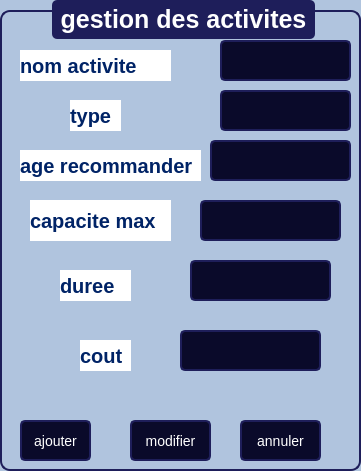
     <widget class="QGroupBox" name="groupBox_24">
      <property name="geometry">
       <rect>
        <x>470</x>
        <y>130</y>
        <width>361</width>
        <height>471</height>
       </rect>
      </property>
      <property name="styleSheet">
       <string notr="true">QGroupBox {
    font-family: &quot;Arial&quot;;
    font-size: 25px;
    font-weight: bold;
    color: #0A0A2A;
    border: 2px solid #1E1E5A;
    border-radius: 10px;
    margin-top: 10px;
    background-color: #B0C4DE;
}

QGroupBox::title {
    subcontrol-origin: margin;
    subcontrol-position: top center;
    padding: 5px;
    background-color: #1E1E5A;
    color: white;
    border-radius: 5px;
}
</string>
      </property>
      <property name="title">
       <string>gestion des activites</string>
      </property>
      <widget class="QLabel" name="label_151">
       <property name="geometry">
        <rect>
         <x>20</x>
         <y>50</y>
         <width>151</width>
         <height>31</height>
        </rect>
       </property>
       <property name="styleSheet">
        <string notr="true">QLabel {
	background-color: rgb(255, 255, 255);
	color: rgb(255, 255, 255);
    font-size: 20px;
    font-weight: bold;
    color: #002366;  /* Bleu foncé */
}</string>
       </property>
       <property name="text">
        <string>nom activite</string>
       </property>
      </widget>
      <widget class="QLabel" name="label_152">
       <property name="geometry">
        <rect>
         <x>70</x>
         <y>100</y>
         <width>51</width>
         <height>31</height>
        </rect>
       </property>
       <property name="styleSheet">
        <string notr="true">QLabel {
	background-color: rgb(255, 255, 255);
	font: 6pt &quot;Segoe UI&quot;;
    font-size: 20px;
    font-weight: bold;
    color: #002366;  /* Bleu foncé */
}
</string>
       </property>
       <property name="text">
        <string>type</string>
       </property>
      </widget>
      <widget class="QLabel" name="label_153">
       <property name="geometry">
        <rect>
         <x>20</x>
         <y>150</y>
         <width>181</width>
         <height>31</height>
        </rect>
       </property>
       <property name="styleSheet">
        <string notr="true">QLabel {
	background-color: rgb(255, 255, 255);
	alternate-background-color: rgb(255, 255, 255);
    font-size: 20px;
    font-weight: bold;
    color: #002366;  /* Bleu foncé */
}</string>
       </property>
       <property name="text">
        <string>age recommander</string>
       </property>
      </widget>
      <widget class="QLineEdit" name="lineEdit_47">
       <property name="geometry">
        <rect>
         <x>220</x>
         <y>40</y>
         <width>131</width>
         <height>41</height>
        </rect>
       </property>
       <property name="styleSheet">
        <string notr="true">QLineEdit, QDateTimeEdit {
    font-family: &quot;Arial&quot;;
    font-size: 14px;
    color: white;
    background-color: #0A0A2A;
    border: 2px solid #1E1E5A;
    border-radius: 5px;
    padding: 5px;
}

QPushButton {
    font-family: &quot;Arial Black&quot;;
    font-size: 14px;
    color: white;
    background-color: #0A0A2A;
    border: 2px solid #1E1E5A;
    border-radius: 5px;
    padding: 5px;
}

QPushButton:hover {
    background-color: #1E1E5A;
}
</string>
       </property>
      </widget>
      <widget class="QLineEdit" name="l2_27">
       <property name="geometry">
        <rect>
         <x>220</x>
         <y>90</y>
         <width>131</width>
         <height>41</height>
        </rect>
       </property>
       <property name="styleSheet">
        <string notr="true">QLineEdit, QDateTimeEdit {
    font-family: &quot;Arial&quot;;
    font-size: 14px;
    color: white;
    background-color: #0A0A2A;
    border: 2px solid #1E1E5A;
    border-radius: 5px;
    padding: 5px;
}

QPushButton {
    font-family: &quot;Arial Black&quot;;
    font-size: 14px;
    color: white;
    background-color: #0A0A2A;
    border: 2px solid #1E1E5A;
    border-radius: 5px;
    padding: 5px;
}

QPushButton:hover {
    background-color: #1E1E5A;
}

</string>
       </property>
      </widget>
      <widget class="QLabel" name="label_155">
       <property name="geometry">
        <rect>
         <x>30</x>
         <y>200</y>
         <width>141</width>
         <height>41</height>
        </rect>
       </property>
       <property name="styleSheet">
        <string notr="true">QLabel {
	background-color: rgb(255, 255, 255);
    font-size: 20px;
    font-weight: bold;
    color: #002366;  /* Bleu foncé */
}</string>
       </property>
       <property name="text">
        <string>capacite max</string>
       </property>
      </widget>
      <widget class="QLineEdit" name="l2_28">
       <property name="geometry">
        <rect>
         <x>200</x>
         <y>200</y>
         <width>141</width>
         <height>41</height>
        </rect>
       </property>
       <property name="styleSheet">
        <string notr="true">QLineEdit, QDateTimeEdit {
    font-family: &quot;Arial&quot;;
    font-size: 14px;
    color: white;
    background-color: #0A0A2A;
    border: 2px solid #1E1E5A;
    border-radius: 5px;
    padding: 5px;
}

QPushButton {
    font-family: &quot;Arial Black&quot;;
    font-size: 14px;
    color: white;
    background-color: #0A0A2A;
    border: 2px solid #1E1E5A;
    border-radius: 5px;
    padding: 5px;
}

QPushButton:hover {
    background-color: #1E1E5A;
}

</string>
       </property>
      </widget>
      <widget class="QLabel" name="label_156">
       <property name="geometry">
        <rect>
         <x>60</x>
         <y>270</y>
         <width>71</width>
         <height>31</height>
        </rect>
       </property>
       <property name="styleSheet">
        <string notr="true">QLabel {
	background-color: rgb(255, 255, 255);
	font: 6pt &quot;Segoe UI&quot;;
    font-size: 20px;
    font-weight: bold;
    color: #002366;  /* Bleu foncé */
}
</string>
       </property>
       <property name="text">
        <string>duree</string>
       </property>
      </widget>
      <widget class="QLineEdit" name="l2_29">
       <property name="geometry">
        <rect>
         <x>190</x>
         <y>260</y>
         <width>141</width>
         <height>41</height>
        </rect>
       </property>
       <property name="styleSheet">
        <string notr="true">QLineEdit, QDateTimeEdit {
    font-family: &quot;Arial&quot;;
    font-size: 14px;
    color: white;
    background-color: #0A0A2A;
    border: 2px solid #1E1E5A;
    border-radius: 5px;
    padding: 5px;
}

QPushButton {
    font-family: &quot;Arial Black&quot;;
    font-size: 14px;
    color: white;
    background-color: #0A0A2A;
    border: 2px solid #1E1E5A;
    border-radius: 5px;
    padding: 5px;
}

QPushButton:hover {
    background-color: #1E1E5A;
}

</string>
       </property>
      </widget>
      <widget class="QLabel" name="label_157">
       <property name="geometry">
        <rect>
         <x>80</x>
         <y>340</y>
         <width>51</width>
         <height>31</height>
        </rect>
       </property>
       <property name="styleSheet">
        <string notr="true">QLabel {
	background-color: rgb(255, 255, 255);
	font: 6pt &quot;Segoe UI&quot;;
    font-size: 20px;
    font-weight: bold;
    color: #002366;  /* Bleu foncé */
}
</string>
       </property>
       <property name="text">
        <string>cout</string>
       </property>
      </widget>
      <widget class="QLineEdit" name="l2_30">
       <property name="geometry">
        <rect>
         <x>180</x>
         <y>330</y>
         <width>141</width>
         <height>41</height>
        </rect>
       </property>
       <property name="styleSheet">
        <string notr="true">QLineEdit, QDateTimeEdit {
    font-family: &quot;Arial&quot;;
    font-size: 14px;
    color: white;
    background-color: #0A0A2A;
    border: 2px solid #1E1E5A;
    border-radius: 5px;
    padding: 5px;
}

QPushButton {
    font-family: &quot;Arial Black&quot;;
    font-size: 14px;
    color: white;
    background-color: #0A0A2A;
    border: 2px solid #1E1E5A;
    border-radius: 5px;
    padding: 5px;
}

QPushButton:hover {
    background-color: #1E1E5A;
}

</string>
       </property>
      </widget>
      <widget class="QPushButton" name="pushButton_142">
       <property name="geometry">
        <rect>
         <x>20</x>
         <y>420</y>
         <width>71</width>
         <height>41</height>
        </rect>
       </property>
       <property name="styleSheet">
        <string notr="true">QLineEdit, QDateTimeEdit {
    font-family: &quot;Arial&quot;;
    font-size: 14px;
    color: white;
    background-color: #0A0A2A;
    border: 2px solid #1E1E5A;
    border-radius: 5px;
    padding: 5px;
}

QPushButton {
    font-family: &quot;Arial Black&quot;;
    font-size: 14px;
    color: white;
    background-color: #0A0A2A;
    border: 2px solid #1E1E5A;
    border-radius: 5px;
    padding: 5px;
}

QPushButton:hover {
    background-color: #1E1E5A;
}
</string>
       </property>
       <property name="text">
        <string>ajouter</string>
       </property>
       <property name="icon">
        <iconset>
         <normaloff>:/icons/icones/addition.png</normaloff>:/icons/icones/addition.png</iconset>
       </property>
       <property name="iconSize">
        <size>
         <width>20</width>
         <height>20</height>
        </size>
       </property>
      </widget>
      <widget class="QPushButton" name="pushButton_143">
       <property name="geometry">
        <rect>
         <x>130</x>
         <y>420</y>
         <width>81</width>
         <height>41</height>
        </rect>
       </property>
       <property name="styleSheet">
        <string notr="true">QLineEdit, QDateTimeEdit {
    font-family: &quot;Arial&quot;;
    font-size: 14px;
    color: white;
    background-color: #0A0A2A;
    border: 2px solid #1E1E5A;
    border-radius: 5px;
    padding: 5px;
}

QPushButton {
    font-family: &quot;Arial Black&quot;;
    font-size: 14px;
    color: white;
    background-color: #0A0A2A;
    border: 2px solid #1E1E5A;
    border-radius: 5px;
    padding: 5px;
}

QPushButton:hover {
    background-color: #1E1E5A;
}
</string>
       </property>
       <property name="text">
        <string>modifier</string>
       </property>
       <property name="icon">
        <iconset>
         <normaloff>:/icons/icones/addition.png</normaloff>:/icons/icones/addition.png</iconset>
       </property>
       <property name="iconSize">
        <size>
         <width>20</width>
         <height>20</height>
        </size>
       </property>
      </widget>
      <widget class="QPushButton" name="pushButton_144">
       <property name="geometry">
        <rect>
         <x>240</x>
         <y>420</y>
         <width>81</width>
         <height>41</height>
        </rect>
       </property>
       <property name="styleSheet">
        <string notr="true">QLineEdit, QDateTimeEdit {
    font-family: &quot;Arial&quot;;
    font-size: 14px;
    color: white;
    background-color: #0A0A2A;
    border: 2px solid #1E1E5A;
    border-radius: 5px;
    padding: 5px;
}

QPushButton {
    font-family: &quot;Arial Black&quot;;
    font-size: 14px;
    color: white;
    background-color: #0A0A2A;
    border: 2px solid #1E1E5A;
    border-radius: 5px;
    padding: 5px;
}

QPushButton:hover {
    background-color: #1E1E5A;
}
</string>
       </property>
       <property name="text">
        <string>annuler</string>
       </property>
       <property name="icon">
        <iconset>
         <normaloff>:/icons/icones/addition.png</normaloff>:/icons/icones/addition.png</iconset>
       </property>
       <property name="iconSize">
        <size>
         <width>20</width>
         <height>20</height>
        </size>
       </property>
      </widget>
      <widget class="QLineEdit" name="l2_31">
       <property name="geometry">
        <rect>
         <x>210</x>
         <y>140</y>
         <width>141</width>
         <height>41</height>
        </rect>
       </property>
       <property name="styleSheet">
        <string notr="true">QLineEdit, QDateTimeEdit {
    font-family: &quot;Arial&quot;;
    font-size: 14px;
    color: white;
    background-color: #0A0A2A;
    border: 2px solid #1E1E5A;
    border-radius: 5px;
    padding: 5px;
}

QPushButton {
    font-family: &quot;Arial Black&quot;;
    font-size: 14px;
    color: white;
    background-color: #0A0A2A;
    border: 2px solid #1E1E5A;
    border-radius: 5px;
    padding: 5px;
}

QPushButton:hover {
    background-color: #1E1E5A;
}

</string>
       </property>
      </widget>
     </widget>
